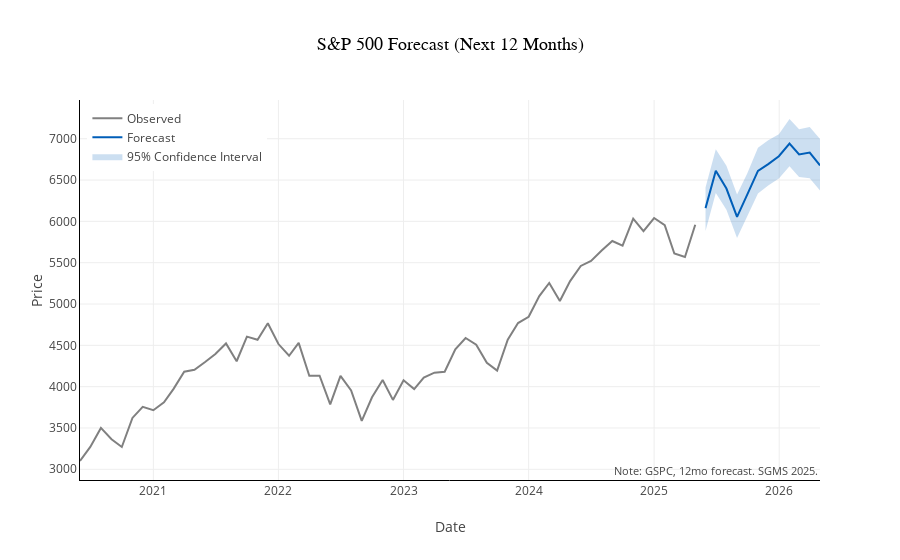

The cell this chart's notebook holds for it:
### Markdown cell above
Create the visuals

### Code cell
fig = go.Figure()

fig.add_trace(go.Scatter(
    x=historical['ds'],
    y=df['y'],
    mode='lines',
    name='Observed',
    line=dict(color='grey')
))

# Forecast line
fig.add_trace(go.Scatter(
    x=future_forecast['ds'],
    y=future_forecast['yhat'],
    mode='lines',
    name='Forecast',
    line=dict(color='#005EB8')  # Pantone 300
))

# Uncertainty area (shaded region between yhat_lower and yhat_upper)
fig.add_trace(go.Scatter(
    x=list(future_forecast['ds']) + list(future_forecast['ds'])[::-1],
    y=list(future_forecast['yhat_upper']) + list(future_forecast['yhat_lower'])[::-1],
    fill='toself',
    fillcolor='rgba(0, 94, 184, 0.2)',  # Pantone blue with transparency
    line=dict(color='rgba(255,255,255,0)'),
    hoverinfo="skip",
    showlegend=True,
    name='95% Confidence Interval'
))

# Layout settings
fig.update_layout(
    title=dict(text='S&P 500 Forecast (Next 12 Months)',
    font=dict(size=18, family='Arial', color='black')
    ),
    xaxis_title='Date',
    yaxis_title='Price',
    xaxis=dict(showline=True, linewidth=1, linecolor='black'),
    yaxis=dict(showline=True, linewidth=1, linecolor='black'),
    annotations=[
        dict(
            text='Note: GSPC, 12mo forecast. SGMS 2025.',
            xref='paper', yref='paper',
            x=1, y=0,  # bottom-right
            showarrow=False,
            font=dict(size=11, color='dark grey'),
            xanchor='right', yanchor='bottom'
        )
    ],
    legend=dict(
        x=0.01,
        y=0.99,
    )
)

fig.show()
